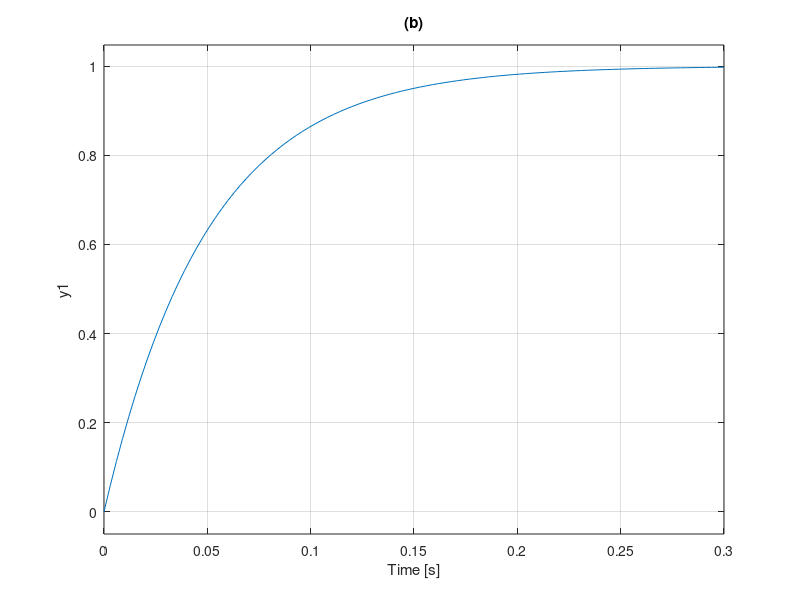

The MATLAB source for this figure:

num=5;
den=[1 5];
Ga=tf(num,den)
subplot(1,2,1)
step(Ga)
title('(a)')
'(b)'
num=20;
den=[1 20];
Gb=tf(num,den)
subplot(1,2,2)
step(Gb)
title('(b)')